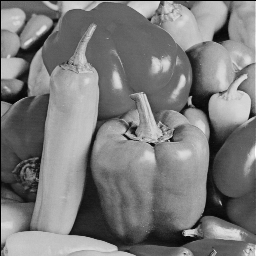
%> input picture matlab/peppers256.png, 256 x 256 px
$ octave Demo.m   (GNU Octave 9; MATLAB toolbox functions it lacks are replaced by stand-ins)
%> lines starting %> are read from the running program, lines starting %| are printed output that depends on the picture
### matlab/nlm.m
function [fNLM, Weight, M_nsy, Y_swp] = nlm(f, S, K, h)
% --------------------------- ---------------------------------------------
% nlm      : computes original NLM image and the actual NLM weights
%
% -------------- OUTPUT --------------------
% fNLM     : original NLM de-noised image
% Weight   : NLM weight-matrix of size ( N^2, (2*S+1)^2 ).
% M_nsy    : Matrix, which stores noisy image arranged to multiply with corresponding NLM weights. Size = ( N^2, (2*S+1)^2 ).
% Y_swp    : Matrix, which stores noisy image pixel arranged in a way required for SURE MSE computation. Size = ( N^2, (2*S+1)^2 ).
%
% -------------- INPUT --------------------
% l_min    : Lower range of lambda
% S        : search window
% K        : patch
% h        : smoothing parameter in NLM
%--------------------------------------------------------------------------

[M,N] = size(f);
A = zeros ( N^2, (2*S+1)^2 );       %zero initialization
M_nsy = zeros ( N^2, (2*S+1)^2 );   %zero initialization
Y_swp = zeros ( N^2, (2*S+1)^2 );   %zero initialization

B=padarray(f,[(K+S),(K+S)],'symmetric'); %zero-oadding
for l=1:N        % Looping over each column
   for i=1:M     % Looping over each row.

       Pi=B((S+K+i)-K:(S+K+i)+K,(S+K+l)-K:(S+K+l)+K);

        for k=-S:S           %looping over search-window column-wise
            for j=-S:S       %looping over seach-window row-wise.

                Pj=B((S+K+i+j)-K:(S+K+i+j)+K,(S+K+l+k)-K:(S+K+l+k)+K);
                w= (exp(-( (norm( (Pj-Pi),'fro' ))^2 )/(h^2)) ) ;

                row = (1+j+S);
                col = (1+k+S);

                A( (i-1)*N + l, (col-1)*(2*S+1) + row ) = w;
                M_nsy( (i-1)*N + l, (col-1)*(2*S+1) + row ) = B((S+K+i+j),(S+K+l+k));
                Y_swp( (i-1)*N + l, (col-1)*(2*S+1) + row ) = B((S+K+i-j),(S+K+l-k));
            end
        end
   end
end
Weight = A;
M_out = A.*M_nsy;
vec_out = sum(M_out,2);
den = sum(A,2);
v_out = vec_out./den;           % NLM output image of size (N^2, 1), AFTER normalizing.
fNLM = reshape(v_out,N, N)' ;  % NLM output image of size (N, N).
end

### matlab/Demo.m
%% Denoising demo using Pruned Non-Local Means (PNLM)
%  Comparing the results of NLM and PNLM.
%%%%%%%%%%%%%%%%%%%%%%%%%%%%%%%%%%%%%%%%%%%%%%%%%%%%%%%%%%%%%%%%%%%%%%%%%%%
%
%  img      : clean grayscale image
%  h        : width of Gaussian
%  P        : half-size of patch
%  S        : half-search window
%
%  Author   : S. Ghosh and Kunal N. Chaudhury, Indian Institute of Science.
%  Date     : Feb. 17, 2017
%
%  Reference:
%  S. Ghosh and K. N. Chaudhury, "Pruned Non-Local Means", IET Image Processing.
%
%%%%%%%%%%%%%%%%%%%%%%%%%%%%%%%%%%%%%%%%%%%%%%%%%%%%%%%%%%%%%%%%%%%%%%%%%%

clc; close all force; clear all;

% Clean image
% img = double(imread('lena512.png'));
% img = double(imread('barbara512.png'));
% img = double(imread('cameraman256.png'));
img    = double(imread('peppers256.png'));
%> img: size 256x256 double; min 0, max 254, mean 123.1; mean of the top-left, top-right, bottom-left and bottom-right quarters 121.8, 137.9, 123, 109.7
[m, n] = size(img);
%> m = 256; n = 256
peak  = 255;

% Add noise
sigma     =  20;
imgNoisy  =  img  +  sigma * randn(m,n);
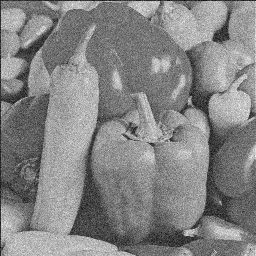
%> imgNoisy: size 256x256 double; min -65.88, max 296.2, mean 123; drawn with min black and max white

% NLM parameters
S  = 10;            % half-search window
K  = 3;             % half-size of patch
h  = 10 * sigma;    % width of Gaussian

% Additional PNLM parameters
param.alpha = 200;
param.epsilon = 10^-3;
param.itr_max = 50;
param.R = double((sqrt(5)-1)/2);

%% Denoising
% NLM
disp('Non-Local Means is running.......');
tic;
[imgOut_NLM,  W_nlm, M_nsy, Y_swp] = nlm(imgNoisy, S, K, h);
%> in nlm, `B=padarray(f,[(K+S),(K+S)],'symmetric');`:
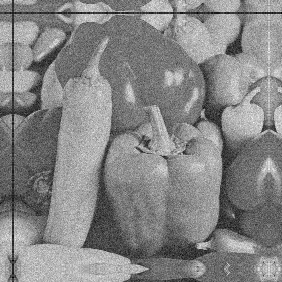
%> B: size 282x282 double; min -65.88, max 296.2, mean 124.5; drawn with min black and max white
%> (the run ends here)
